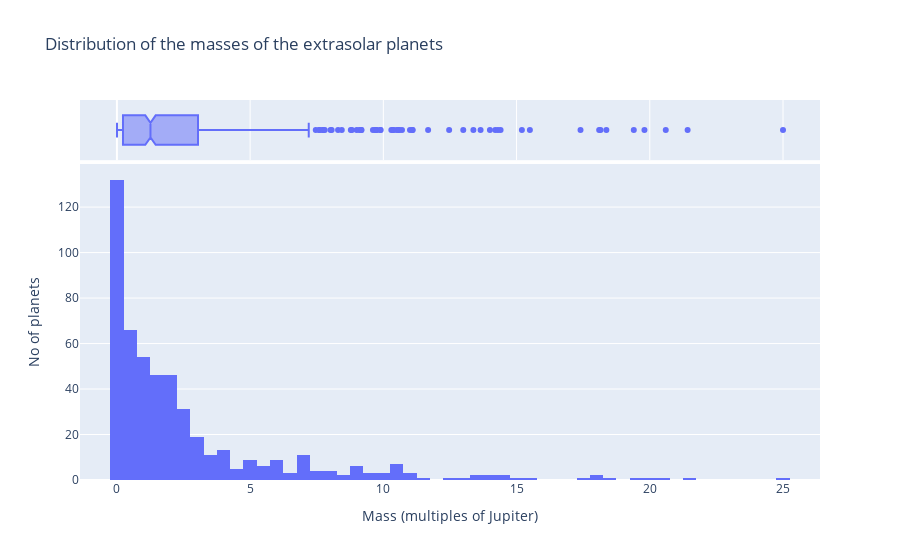

Notebook code for this chart:
### Code cell
fig=px.histogram(planets_df,
                 title='Distribution of the masses of the extrasolar planets',
                 x="mass",
                 marginal="box",
                 hover_data=planets_df.columns)
fig.update_layout(xaxis_title='Mass (multiples of Jupiter)',
                  yaxis_title='No of planets')
fig.show()

### Figure 1 — Plotly figure (JSON) as saved in the notebook; plotly's stock layout.template omitted (floating-point values rounded to 4 significant figures; data arrays with more than 128 entries replaced by an {"elided": "..."} marker saying what was removed)
{"data": [{"alignmentgroup": "True", "bingroup": "x", "hovertemplate": "mass=%{x}<br>count=%{y}<extra></extra>", "legendgroup": "", "marker": {"color": "#636efa", "pattern": {"shape": ""}}, "name": "", "offsetgroup": "", "orientation": "v", "showlegend": false, "type": "histogram", "x": {"elided": "1035 float values"}, "xaxis": "x", "yaxis": "y"}, {"alignmentgroup": "True", "customdata": {"elided": "1035x5 mixed values"}, "hovertemplate": "mass=%{x}<br>method=%{customdata[0]}<br>number=%{customdata[1]}<br>orbital_period=%{customdata[2]}<br>distance=%{customdata[3]}<br>year=%{customdata[4]}<extra></extra>", "legendgroup": "", "marker": {"color": "#636efa"}, "name": "", "notched": true, "offsetgroup": "", "showlegend": false, "type": "box", "x": {"elided": "1035 float values"}, "xaxis": "x2", "yaxis": "y2"}], "layout": {"barmode": "relative", "legend": {"tracegroupgap": 0}, "title": {"text": "Distribution of the masses of the extrasolar planets"}, "xaxis": {"anchor": "y", "domain": [0, 1], "title": {"text": "Mass (multiples of Jupiter)"}}, "xaxis2": {"anchor": "y2", "domain": [0, 1], "matches": "x", "showgrid": true, "showticklabels": false}, "yaxis": {"anchor": "x", "domain": [0, 0.8316], "title": {"text": "No of planets"}}, "yaxis2": {"anchor": "x2", "domain": [0.8416, 1], "matches": "y2", "showgrid": false, "showline": false, "showticklabels": false, "ticks": ""}}}
